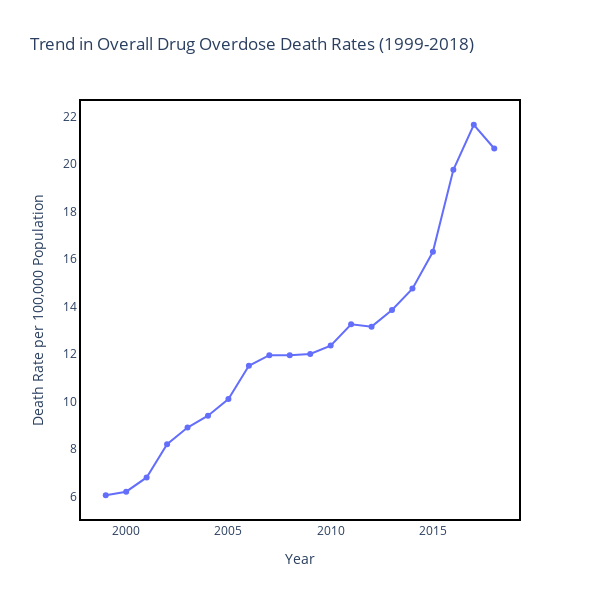

Notebook code for this chart:
### Markdown cell above
## Trend in Overall Drug Overdose Death Rates (1999-2018)

### Code cell
# Filter data for overall drug overdose deaths and not subdivided by specific drugs or demographics
overall_deaths = data[(data['panel'] == 'All drug overdose deaths') & (data['stub_label'] == 'All persons')]

overall_deaths = overall_deaths.groupby('year', as_index=False).agg({'estimate': 'mean'})

# Plot using Plotly, setting the height and adding a border
fig = px.line(overall_deaths, x='year', y='estimate', markers=True,
              title='Trend in Overall Drug Overdose Death Rates (1999-2018)')

# Increase the height of the graph to, say, 600 pixels
fig.update_layout(height=600,width = 600)

# Add a border to the graph: this will add a line around the plotting area
fig.update_layout(plot_bgcolor='rgba(0,0,0,0)', # making the background transparent
                  paper_bgcolor='rgba(0,0,0,0)', # making the surrounding paper transparent
                  xaxis=dict(showline=True, linecolor='black'), # adding x-axis border
                  yaxis=dict(showline=True, linecolor='black'), # adding y-axis border
                  xaxis_title='Year',
                  yaxis_title='Death Rate per 100,000 Population',
                  showlegend=False)

# To add a border around the whole figure, we use shapes to draw a rectangle
fig.add_shape(
        # Rectangle outline
        type="rect",
        xref="paper",
        yref="paper",
        x0=0,
        y0=0,
        x1=1,
        y1=1,
        line=dict(
            color="Black",
            width=2,
        ),
    )

fig.show()

### Figure 1 — Plotly figure (JSON) as saved in the notebook; plotly's stock layout.template omitted (floating-point values rounded to 4 significant figures)
{"data": [{"hovertemplate": "year=%{x}<br>estimate=%{y}<extra></extra>", "legendgroup": "", "line": {"color": "#636efa", "dash": "solid"}, "marker": {"symbol": "circle"}, "mode": "lines+markers", "name": "", "orientation": "v", "showlegend": false, "type": "scatter", "x": [1999, 2000, 2001, 2002, 2003, 2004, 2005, 2006, 2007, 2008, 2009, 2010, 2011, 2012, 2013, 2014, 2015, 2016, 2017, 2018], "xaxis": "x", "y": [6.05, 6.2, 6.8, 8.2, 8.9, 9.4, 10.1, 11.5, 11.95, 11.95, 12, 12.35, 13.25, 13.15, 13.85, 14.75, 16.3, 19.75, 21.65, 20.65], "yaxis": "y"}], "layout": {"height": 600, "legend": {"tracegroupgap": 0}, "paper_bgcolor": "rgba(0,0,0,0)", "plot_bgcolor": "rgba(0,0,0,0)", "shapes": [{"line": {"color": "Black", "width": 2}, "type": "rect", "x0": 0, "x1": 1, "xref": "paper", "y0": 0, "y1": 1, "yref": "paper"}], "showlegend": false, "title": {"text": "Trend in Overall Drug Overdose Death Rates (1999-2018)"}, "width": 600, "xaxis": {"anchor": "y", "domain": [0, 1], "linecolor": "black", "showline": true, "title": {"text": "Year"}}, "yaxis": {"anchor": "x", "domain": [0, 1], "linecolor": "black", "showline": true, "title": {"text": "Death Rate per 100,000 Population"}}}}
